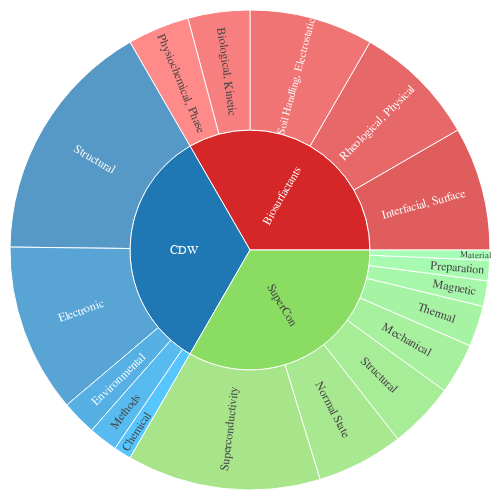

Source (notebook cell):
### Code cell
import math
import pandas as pd
import plotly.graph_objects as go
from plotly.colors import sequential

CSV_PATH = "./all_data_categories.csv"
df = pd.read_csv(CSV_PATH)

# -----------------------------
# Validate / clean
# -----------------------------
required = {"dataset", "category", "property_name", "count"}
missing = required - set(df.columns)
if missing:
    raise ValueError(f"CSV is missing required columns: {sorted(missing)}")

df = df.copy()
df["dataset"] = df["dataset"].astype(str).str.strip()
df["category"] = df["category"].astype(str).str.strip()
df["property_name"] = df["property_name"].astype(str).str.strip()
df["count"] = pd.to_numeric(df["count"], errors="coerce").fillna(0)

def log10_clip(x: float) -> float:
    return math.log10(x if x > 0 else 1.0)

df["count_log10"] = df["count"].map(log10_clip)

# -----------------------------
# Collapse to Dataset -> Category (NO property nodes)
# -----------------------------
# n_properties drives area; mean log10(count) drives color
g = (
    df.groupby(["dataset", "category"], as_index=False)
      .agg(
          n_properties=("property_name", "nunique"),
          mean_log10=("count_log10", "mean"),
          sum_count=("count", "sum"),
      )
)

# Dataset-level aggregates for hover + color
ds = (
    g.groupby("dataset", as_index=False)
     .agg(
         n_categories=("category", "nunique"),
         n_properties=("n_properties", "sum"),
         sum_count=("sum_count", "sum"),
     )
)

# Weighted mean log10 for dataset color (weights = n_properties)
ds_color = (
    g.assign(w=g["n_properties"])
     .groupby("dataset", as_index=False)
     .apply(lambda x: (x["mean_log10"] * x["w"]).sum() / max(x["w"].sum(), 1))
     .rename(columns={None: "mean_log10"})
)
ds = ds.merge(ds_color, on="dataset", how="left")

ids, labels, parents, values, customdata = [], [], [], [], []

ds_sorted = ds.sort_values(["dataset"], kind="mergesort").reset_index(drop=True)



RED_BASE = "rgb(214,39,40)"
BLUE_BASE = "rgb(31,119,180)"
GREEN_BASE = "rgb(138,220,99)"

DATASET_BASE_COLORS = {
    ds_name: base
    for ds_name, base in zip(
        ds_sorted["dataset"],
        [
            RED_BASE,
            BLUE_BASE,
            GREEN_BASE,
        ]
    )
}

from plotly.colors import n_colors

node_colors = []

base_color_endpoints = {
    # red
    RED_BASE: "rgb(255,100,100)",
    # blue
    BLUE_BASE: "rgb(31,180,255)",
    # # green
    GREEN_BASE: "rgb(138,255,160)",
}

# Dataset nodes (inner ring)
for r in ds_sorted.itertuples(index=False):
    node_colors.append(DATASET_BASE_COLORS[r.dataset])

g_sorted = g_sorted.sort_values(["dataset", "n_properties", "category"], ascending=[True, False, True])


# Category nodes (outer ring)
for ds_name, sub in g_sorted.groupby("dataset"):
    base_color = DATASET_BASE_COLORS[ds_name]

    # Generate a lightness ramp toward white
    shades = n_colors(
        base_color,
        base_color_endpoints[base_color],
        len(sub),
        colortype="rgb",
    )

    node_colors.extend(shades)


DATASET_VALUE = 1.0  # each dataset gets equal area

# Precompute per-dataset totals for normalization
tot_props_by_ds = (
    g_sorted.groupby("dataset", as_index=True)["n_properties"].sum().to_dict()
)

# Dataset nodes: equal thirds
for r in ds_sorted.itertuples(index=False):
    ds_id = f"ds::{r.dataset}"
    ids.append(ds_id)
    labels.append(r.dataset)
    parents.append("")
    values.append(DATASET_VALUE)

    # keep real stats for hover
    customdata.append([
        int(r.n_categories),
        int(r.n_properties),
        float(r.sum_count),
        float(r.mean_log10),
    ])

# Category nodes: normalized within each dataset so they fill the dataset wedge
for r in g_sorted.itertuples(index=False):
    ds_id = f"ds::{r.dataset}"
    cat_id = f"cat::{r.dataset}::{r.category}"

    denom = float(tot_props_by_ds.get(r.dataset, 0))
    # if denom==0, fall back to equal split among categories in that dataset
    if denom > 0:
        v = DATASET_VALUE * (float(r.n_properties) / denom)
    else:
        v = DATASET_VALUE / max(int(ds_sorted.loc[ds_sorted["dataset"] == r.dataset, "n_categories"].iloc[0]), 1)

    ids.append(cat_id)
    labels.append(r.category)
    parents.append(ds_id)
    values.append(v)

    # keep real stats for hover (n_properties etc.)
    customdata.append([
        None,
        int(r.n_properties),
        float(r.sum_count),
        float(r.mean_log10),
    ])


# -----------------------------
# Sunburst figure
# -----------------------------
fig = go.Figure(
    go.Sunburst(
        ids=ids,
        labels=labels,
        parents=parents,
        values=values,
        branchvalues="total",
        customdata=customdata,
        insidetextorientation="radial",
        leaf=dict(opacity=0.84),
    ),
)

fig.update_layout(
    margin=dict(t=10, l=10, r=10, b=10),
    width=500,
    height=500,
    font=dict(family="sans-serif")
)

fig.update_traces(
    marker=dict(
        colors=node_colors,
        line=dict(color="white", width=1),
    ),
    leaf=dict(opacity=0.75),
)
fig.show()

### Figure 1 — Plotly figure (JSON) as saved in the notebook; plotly's stock layout.template omitted (floating-point values rounded to 4 significant figures)
{"data": [{"branchvalues": "total", "customdata": [[5, 16, 286, 1.088], [5, 85, 249, 0.1928], [8, 97, 219515, 2.384], [null, 4, 97, 1.333], [null, 4, 41, 0.7698], [null, 4, 87, 1.283], [null, 2, 46, 1.355], [null, 2, 15, 0.5731], [null, 42, 183, 0.2905], [null, 29, 41, 0.08911], [null, 6, 17, 0.267], [null, 5, 5, 0], [null, 3, 3, 0], [null, 38, 76727, 2.631], [null, 17, 5160, 2.108], [null, 13, 64116, 2.514], [null, 10, 578, 1.307], [null, 8, 5700, 2.079], [null, 5, 4047, 2.805], [null, 4, 15385, 2.57], [null, 2, 47802, 4.353]], "ids": ["ds::Biosurfactants", "ds::CDW", "ds::SuperCon", "cat::Biosurfactants::Interfacial, Surface", "cat::Biosurfactants::Rheological, Physical", "cat::Biosurfactants::Soil Handling, Electrostatic", "cat::Biosurfactants::Biological, Kinetic", "cat::Biosurfactants::Physiochemical, Phase", "cat::CDW::Structural", "cat::CDW::Electronic", "cat::CDW::Environmental", "cat::CDW::Methods", "cat::CDW::Chemical", "cat::SuperCon::Superconductivity", "cat::SuperCon::Normal State", "cat::SuperCon::Structural", "cat::SuperCon::Mechanical", "cat::SuperCon::Thermal", "cat::SuperCon::Magnetic", "cat::SuperCon::Preparation", "cat::SuperCon::Material"], "insidetextorientation": "radial", "labels": ["Biosurfactants", "CDW", "SuperCon", "Interfacial, Surface", "Rheological, Physical", "Soil Handling, Electrostatic", "Biological, Kinetic", "Physiochemical, Phase", "Structural", "Electronic", "Environmental", "Methods", "Chemical", "Superconductivity", "Normal State", "Structural", "Mechanical", "Thermal", "Magnetic", "Preparation", "Material"], "leaf": {"opacity": 0.75}, "marker": {"colors": ["rgb(214,39,40)", "rgb(31,119,180)", "rgb(138,220,99)", "rgb(214.0, 39.0, 40.0)", "rgb(224.25, 54.25, 55.0)", "rgb(234.5, 69.5, 70.0)", "rgb(244.75, 84.75, 85.0)", "rgb(255.0, 100.0, 100.0)", "rgb(31.0, 119.0, 180.0)", "rgb(31.0, 134.25, 198.75)", "rgb(31.0, 149.5, 217.5)", "rgb(31.0, 164.75, 236.25)", "rgb(31.0, 180.0, 255.0)", "rgb(138.0, 220.0, 99.0)", "rgb(138.0, 225.0, 107.71428571428571)", "rgb(138.0, 230.0, 116.42857142857143)", "rgb(138.0, 235.0, 125.14285714285714)", "rgb(138.0, 240.0, 133.85714285714286)", "rgb(138.0, 245.0, 142.57142857142856)", "rgb(138.0, 250.0, 151.28571428571428)", "rgb(138.0, 255.0, 160.0)"], "line": {"color": "white", "width": 1}}, "parents": ["", "", "", "ds::Biosurfactants", "ds::Biosurfactants", "ds::Biosurfactants", "ds::Biosurfactants", "ds::Biosurfactants", "ds::CDW", "ds::CDW", "ds::CDW", "ds::CDW", "ds::CDW", "ds::SuperCon", "ds::SuperCon", "ds::SuperCon", "ds::SuperCon", "ds::SuperCon", "ds::SuperCon", "ds::SuperCon", "ds::SuperCon"], "type": "sunburst", "values": [1, 1, 1, 0.25, 0.25, 0.25, 0.125, 0.125, 0.4941, 0.3412, 0.07059, 0.05882, 0.03529, 0.3918, 0.1753, 0.134, 0.1031, 0.08247, 0.05155, 0.04124, 0.02062]}], "layout": {"font": {"family": "sans-serif"}, "height": 500, "margin": {"b": 10, "l": 10, "r": 10, "t": 10}, "width": 500}}
